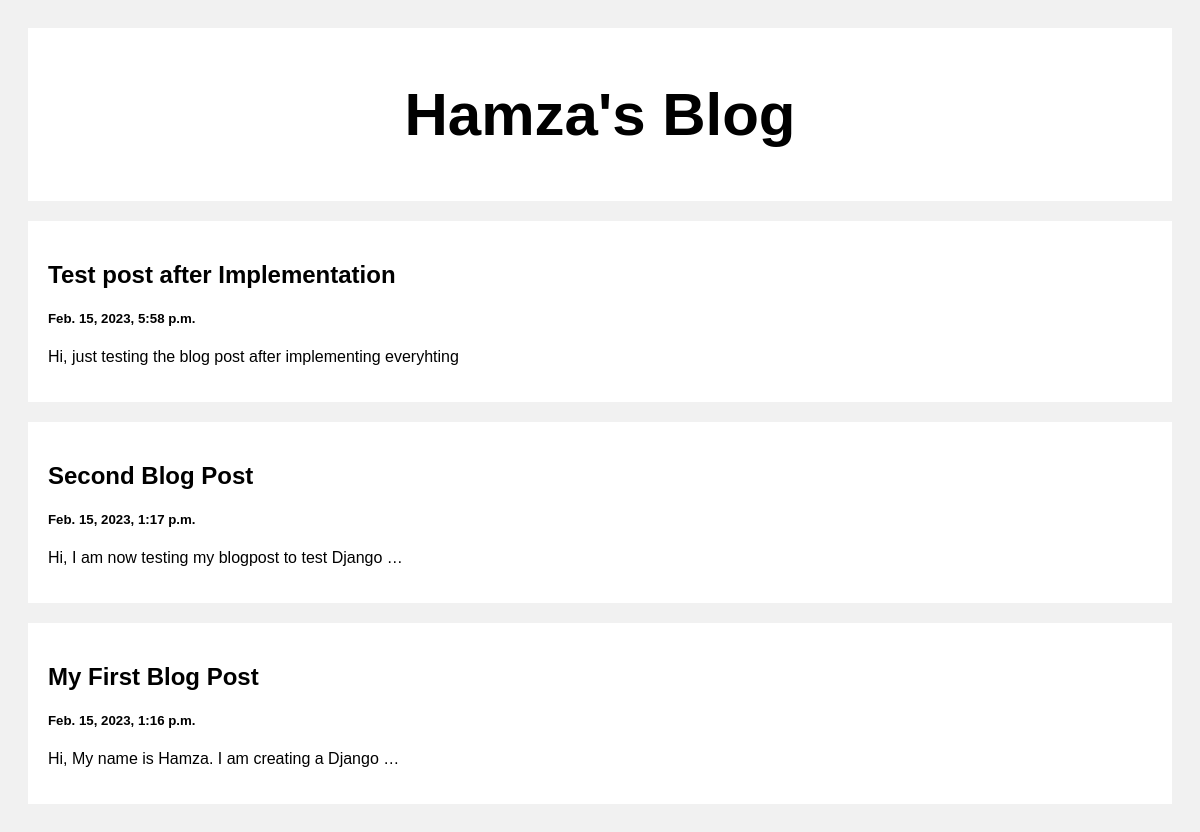
The page / on the database its author committed.
### posts/models.py (models this page shows)
class Post(models.Model):
    title = models.CharField(max_length=100)
    body = models.CharField(max_length=100000)
    created_at = models.DateTimeField(default=datetime.datetime.now, blank=True)

### posts/views.py (the view)
# urls.py: path('', views.index, name='index'),
def index(request):
    posts = Post.objects.all()
    return render(request, 'index.html', {'posts': posts})

### templates/index.html (shortened to what this page needs)
<!DOCTYPE html>
<html>
<head>
</head>
<body>
<div class="header">
  <h2>Hamza's Blog</h2>
</div>
<div class="row">
  <div class="leftcolumn">
    {% for post in posts reversed %}
    <div class="card">
      <a style="text-decoration: none; color: black;" href="/post/{{post.id}}">
        <h2>{{post.title}}</h2>
        <h5>{{post.created_at}}</h5>
        <p>{{post.body|truncatewords:10}}</p>
      </a>
    </div>
    {% endfor %}
  </div>
</div>
</body>
</html>

### templates/index.html (style rules this page uses)
* { box-sizing: border-box; }
body { font-family: Arial; padding: 20px; background: #f1f1f1; }
.header { padding: 2px; font-size: 40px; text-align: center; background: white; }
.leftcolumn { float: left; width: 100%; }
.card { background-color: white; padding: 20px; margin-top: 20px; }
.row:after { content: ""; display: table; clear: both; }

### rows shown on the page
Post: title "Test post after Implementation", created_at "Feb. 15, 2023, 5:58 p.m.", body "Hi, just testing the blog post after implementing everyhting"
Post: title "Second Blog Post", created_at "Feb. 15, 2023, 1:17 p.m.", body "Hi, I am now testing my blogpost to test Django …"
Post: title "My First Blog Post", created_at "Feb. 15, 2023, 1:16 p.m.", body "Hi, My name is Hamza. I am creating a Django …"
